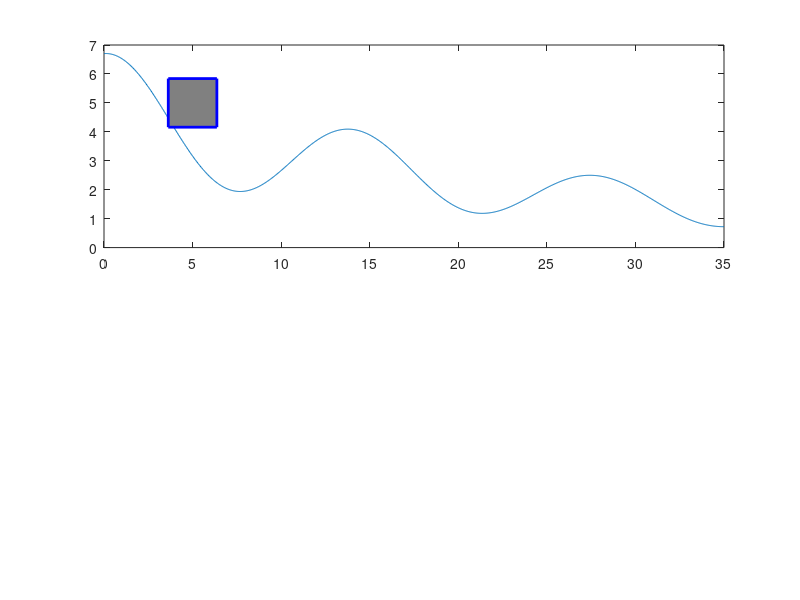

Source code (MATLAB): (Note: this script raises an error after producing the figure.)
close all
clear 
clc

%%Constants
g = 9.81;           %gravitational constant, m/s^2
m_cart = 100;       %cart + rider mass, kg
h_start = 6.7056;        %Ramp starting height, m
l_end = 35;             %Track length

%Track Geometry Constants
b = .055;     %1/damping time constant
w = .7;     %angular frequency
p = .3;     %phase shift

coulomb_drag = 50;    %coulomb drag, N

path_x = linspace(0, 23, 1000);
path_y = (exp(-b*path_x).*(cos(w*path_x - p)) + 2.2*(exp(-(b)*path_x)));

path_y = path_y*(h_start/max(path_y));
path_x = path_x*(l_end/max(path_x));

% Initial Energy
initial_energy = m_cart*h_start*g;

path_x = path_x';
path_y = path_y';


% Stuff for drag losses
shift_path_x = [path_x(2:end);path_x(end)];             %for calculating energy loss from drag
shift_path_y = [path_y(2:end);path_y(end)];
distance_change = ((path_x-shift_path_x).^2 + (path_y-shift_path_y).^2).^.5;
total_distance = cumsum(distance_change);
loss = total_distance*coulomb_drag;

% Total Energy 
energy = initial_energy - loss;
potential_energy = m_cart*g*path_y;
kinetic_energy = energy - potential_energy;

% figure 
% plot(path_x, kinetic_energy);
% plot(path_x,potential_energy);
% 
% hold on
subplot(2,1,1)
plot(path_x,path_y);
hold on
h = plot(5,5,'bs','MarkerFaceColor',[0.5,0.5,0.5],...
                    'LineWidth',2,...
                    'MarkerSize',35,...
                   'YDataSource','Y',...
                   'XDataSource','X');

for i = 1:numel(path_x)
    X = path_x(i);
    Y = path_y(i)+0.10;
    refreshdata(h,'caller');
    subplot(2,1,2)
    bar([energy(i) loss(i);kinetic_energy(i) potential_energy(i)],'stacked')
    legend('Kinetic Energy','Potential Energy','Location','northeastoutside')
    drawnow;
    pause(.0005);
end